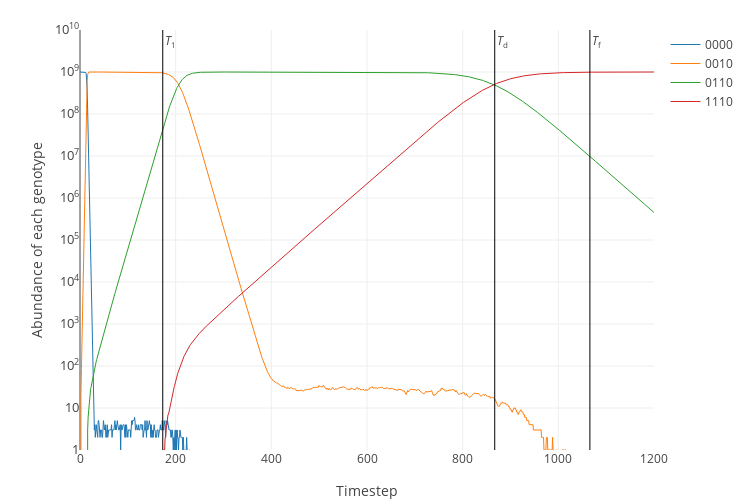

Notebook cell for this chart:
### Code cell
res = simulate([dataset1[2].iloc[4].tolist()], carrying_cap=10**9)
display(res)
plot_simulation(res)

### Figure 1 — Plotly figure (JSON) as saved in the notebook; plotly's stock layout.template omitted (floating-point values rounded to 4 significant figures; data arrays with more than 128 entries replaced by an {"elided": "..."} marker saying what was removed)
{"data": [{"line": {"width": 1}, "name": "0000", "type": "scatter", "uid": "0aa3ebee-5cab-11e9-b51a-c0c153cac240", "x": {"elided": "1201 int values"}, "y": {"elided": "1201 int values"}}, {"line": {"width": 1}, "name": "0010", "type": "scatter", "uid": "0aa3ebef-5cab-11e9-b33d-c0c153cac240", "x": {"elided": "1201 int values"}, "y": {"elided": "1201 int values"}}, {"line": {"width": 1}, "name": "0110", "type": "scatter", "uid": "0aa3ebf0-5cab-11e9-a706-c0c153cac240", "x": {"elided": "1201 int values"}, "y": {"elided": "1201 int values"}}, {"line": {"width": 1}, "name": "1110", "type": "scatter", "uid": "0aa3ebf1-5cab-11e9-8c0d-c0c153cac240", "x": {"elided": "1201 int values"}, "y": {"elided": "1201 int values"}}, {"line": {"color": "black", "width": 1}, "mode": "lines", "name": "T_1", "showlegend": false, "type": "scatter", "uid": "0aa3ebf2-5cab-11e9-a5f2-c0c153cac240", "x": [173, 173], "y": [0, 10000000000]}, {"line": {"color": "black", "width": 1}, "mode": "lines", "name": "T_d", "showlegend": false, "type": "scatter", "uid": "0aa3ebf3-5cab-11e9-8fd2-c0c153cac240", "x": [867, 867], "y": [0, 10000000000]}, {"line": {"color": "black", "width": 1}, "mode": "lines", "name": "T_f", "showlegend": false, "type": "scatter", "uid": "0aa3ebf4-5cab-11e9-9ebe-c0c153cac240", "x": [1066, 1066], "y": [0, 10000000000]}], "layout": {"annotations": [{"showarrow": false, "text": "<i>T</i><sub>1</sub>", "x": 173, "xanchor": "left", "xref": "x", "y": 9.75, "yref": "y"}, {"showarrow": false, "text": "<i>T</i><sub>d</sub>", "x": 867, "xanchor": "left", "xref": "x", "y": 9.75, "yref": "y"}, {"showarrow": false, "text": "<i>T</i><sub>f</sub>", "x": 1066, "xanchor": "left", "xref": "x", "y": 9.75, "yref": "y"}], "height": 500, "margin": {"b": 50, "t": 30}, "width": 750, "xaxis": {"title": "Timestep"}, "yaxis": {"exponentformat": "power", "range": [0, 10], "tickfont": {"size": 10}, "title": "Abundance of each genotype", "type": "log"}}}
